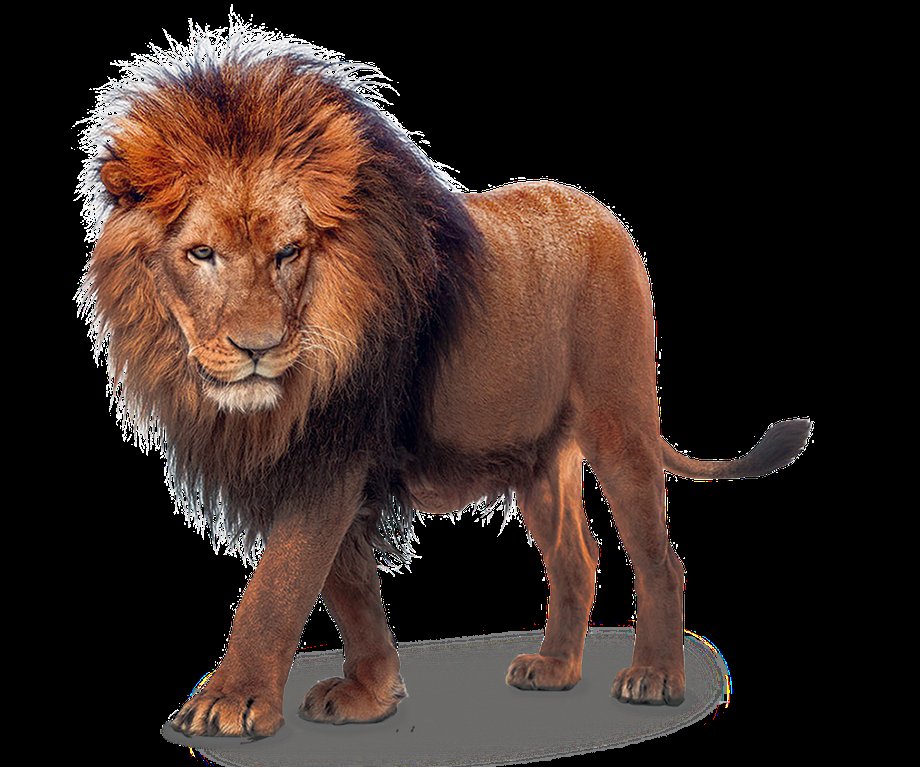
#> input picture images/image3.png, 920 x 767 px, shrunk from 1417 x 1181 before the run, found by its file name
$ python 1.py
#> lines starting #> are read from the running program, lines starting #| are printed output that depends on the picture
import cv2
import numpy as np

img = cv2.imread(r"images/image3.png",0)
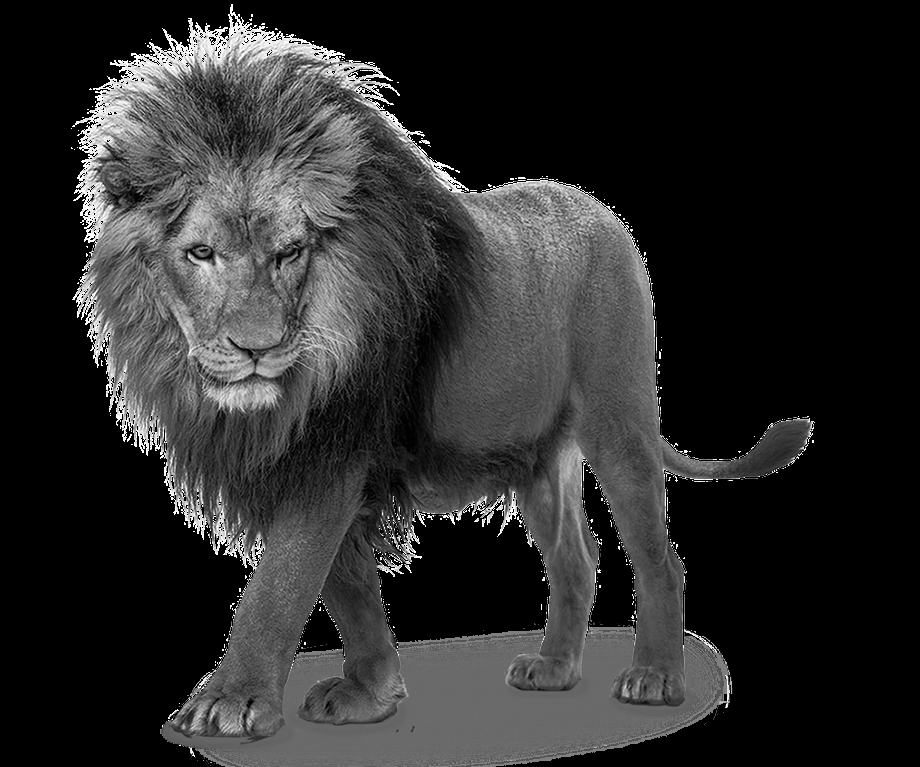
#> img: shape (767, 920); min 0, max 255, mean 43.2
row, column = img.shape
#> row = 767; column = 920
img1 = np.zeros((row,column),dtype = 'uint8')
min_range = 80
max_range = 140
for i in range(row):
    for j in range(column):
        if img[i,j]>min_range and img[i,j]<max_range:
            img1[i,j] = 255
        else:
            img1[i,j] = img[i-1,j-1]
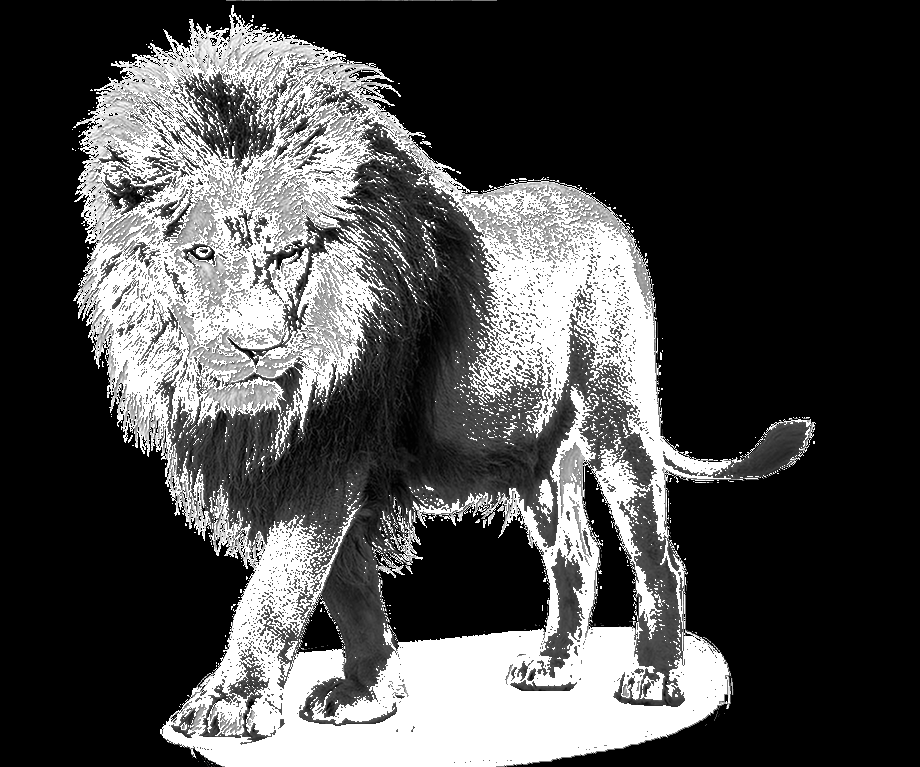
#> img1: shape (767, 920); min 0, max 255, mean 74.5

cv2.imshow('Original.jpg', img)
cv2.imshow('slicedimage.jpg', img1)
cv2.waitKey(0)
cv2.destroyAllWindows()

$ run again, with images/image1.jpg saved as images/image3.png
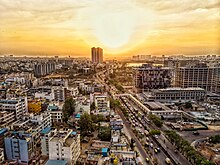
#> input picture images/image1.jpg, 220 x 165 px, found by its file name
#> `img = cv2.imread(r"images/image3.png",0)`:
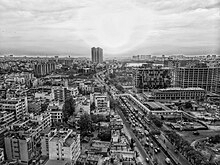
#> img: shape (165, 220); min 0, max 250, mean 134.5
#> after the loop `for i in range(row):`:
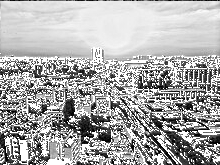
#> img1: shape (165, 220); min 0, max 255, mean 173.1

$ run again, with images/image4.jpeg saved as images/image3.png
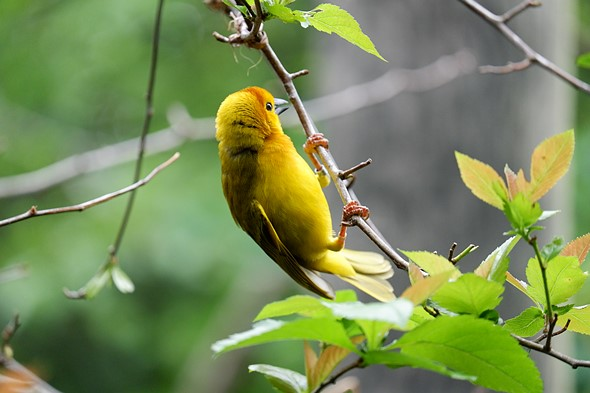
#> input picture images/image4.jpeg, 590 x 393 px, found by its file name
#> `img = cv2.imread(r"images/image3.png",0)`:
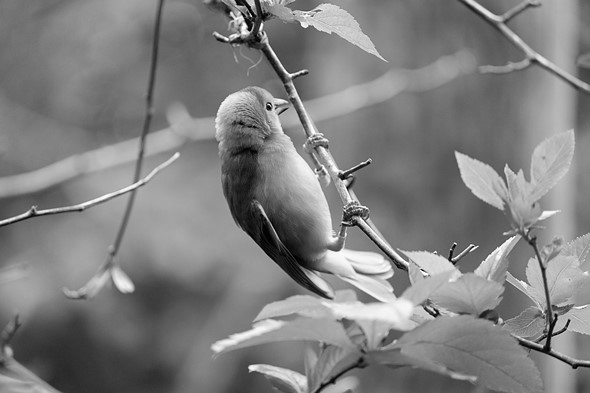
#> img: shape (393, 590); min 0, max 255, mean 127.6
#> after the loop `for i in range(row):`:
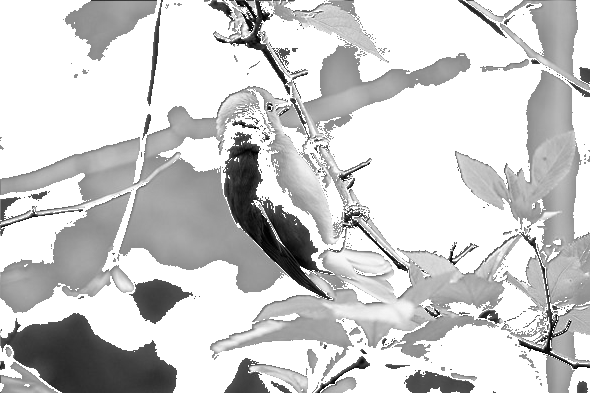
#> img1: shape (393, 590); min 0, max 255, mean 203.7
